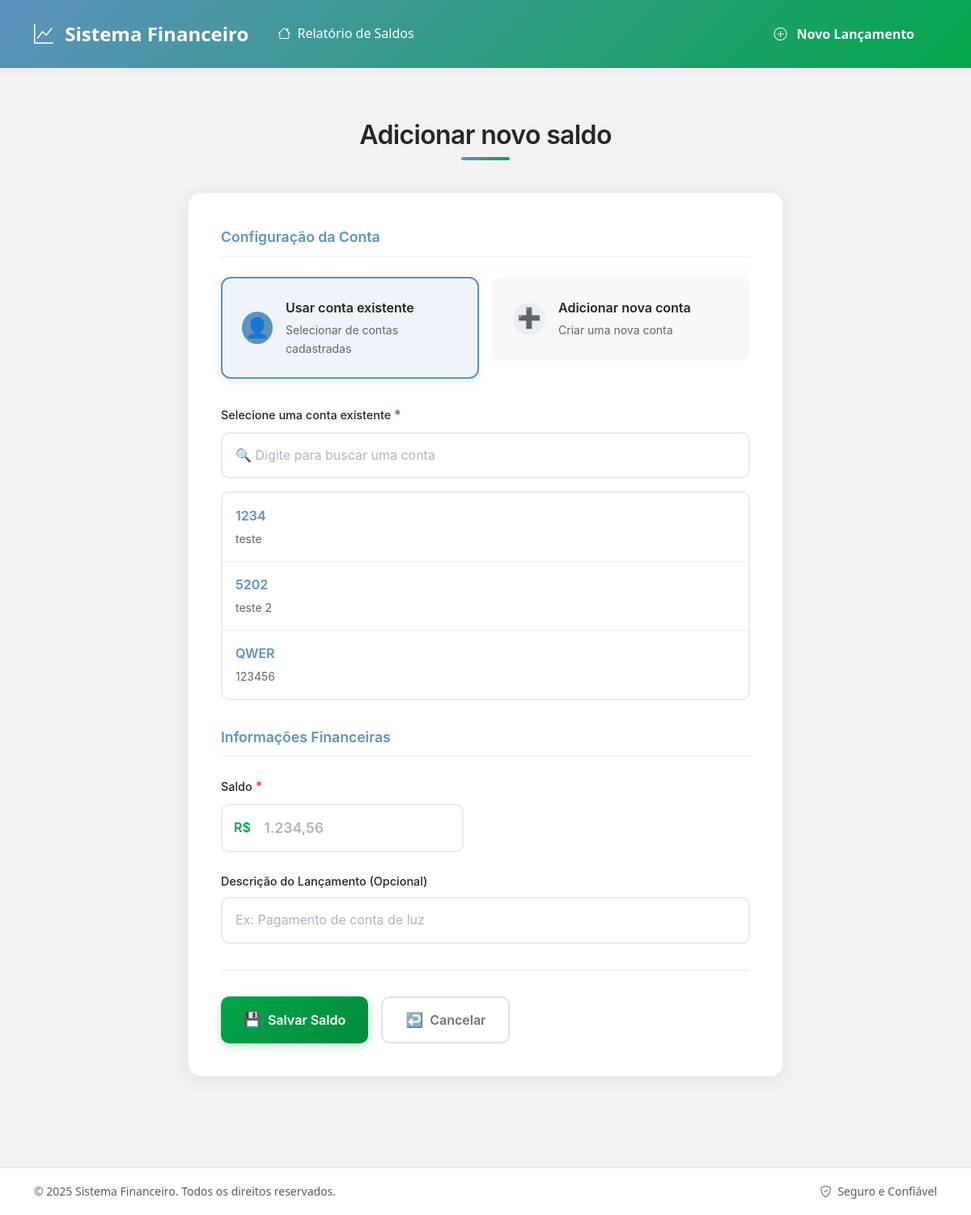
The app's page /novo, older data.
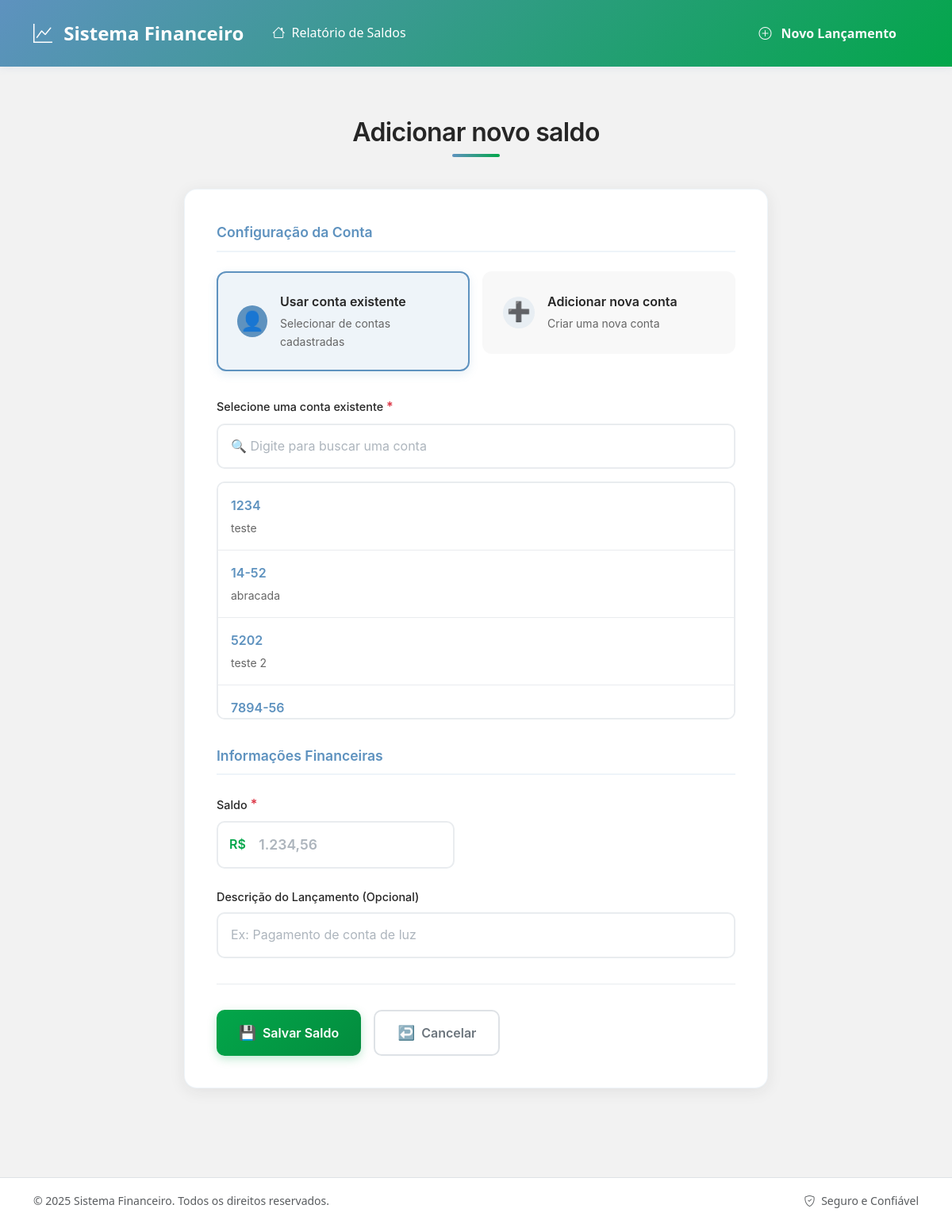
The same page, newer data.
### app.py (models this page shows, shortened)
class Conta(db.Model):
    __tablename__ = 'contas'
    id = db.Column(db.Integer, primary_key=True)
    codigo_conta = db.Column(db.String(50), nullable=False, unique=True, index=True)
    descricao = db.Column(db.String(200), nullable=False)
    criado_em = db.Column(db.DateTime, default=datetime.now, nullable=False)
    atualizado_em = db.Column(db.DateTime, default=datetime.now, onupdate=datetime.now)
    ativo = db.Column(db.Boolean, default=True, nullable=False)

### app.py (the view)
    @app.route('/novo')
    def novo():
        contas = Conta.query.filter_by(ativo=True).order_by(Conta.codigo_conta).all()
        return render_template('form.html', contas=contas, old=request.args.get('old'))

### templates/form.html (shortened to what the changed rows need)
{% extends "base.html" %}
{% block content %}
<div class="form-container">
    <div class="header-section">
        <h1 class="page-title">Adicionar novo saldo</h1>
    </div>
    <div class="form-wrapper">
        <form action="{{ url_for('salvar') }}" method="POST" class="modern-form">
            <div class="form-section">
                <div class="form-group" id="existing_account_group">
                    <div class="accounts-list" id="accounts_list">
                        {% for c in contas %}
                            <div class="account-card" data-id="{{ c.id }}" data-search="{{ c.codigo_conta }} {{ c.descricao }}">
                                <div class="account-info">
                                    <div class="account-code">{{ c.codigo_conta }}</div>
                                    <div class="account-desc">{{ c.descricao }}</div>
                                </div>
                            </div>
                        {% endfor %}
                    </div>
                </div>
            </div>
        </form>
    </div>
</div>
{% endblock %}

Row changes from the older to the newer data that the page shows:
no longer on this page (row unchanged): Conta: codigo_conta "QWER", descricao "123456"
added Conta: codigo_conta "14-52", descricao "abracada"
added Conta: codigo_conta "7894-56"
